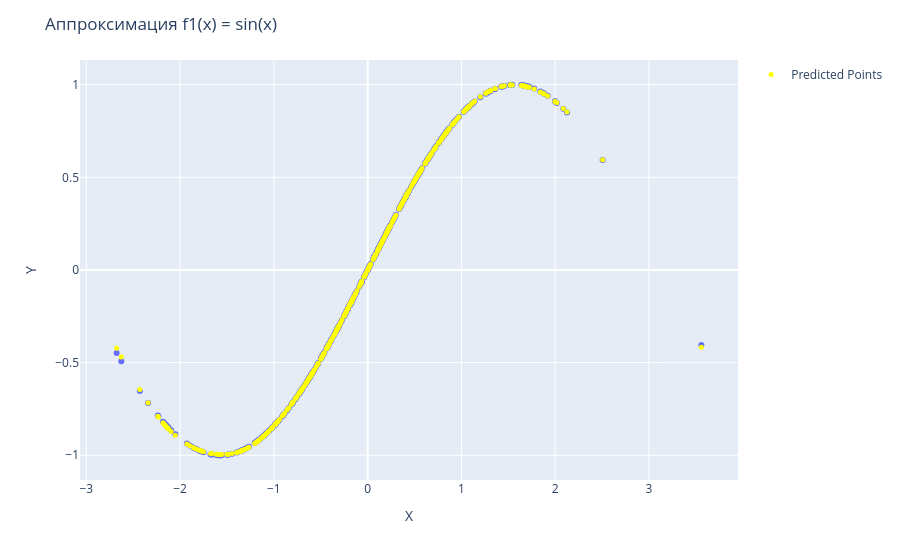

Notebook code cell kept with this figure:
### Code cell
model_path = "best_RBF_f1.pkl"

if os.path.exists(model_path):
    rbf = joblib.load(model_path)
    print("Загружена сохранённая модель RBF.")

else:
    rbf = RBF(
        indim=1,
        numCenters=14,
        outdim=1
    )

    rbf.train(
        X_train_f1,
        y_train_f1.reshape(-1, 1)
    )

    joblib.dump(rbf, model_path)
    print("Модель RBF обучена и сохранена.")

for i in range(rbf.numCenters):
    print(
        f"Нейрон {i + 1}: "
        f"центр = {rbf.centers[i]}, "
        f"sigma = {rbf.sigmas[i]:.4f}, "
        f"beta = {1 / (2 * rbf.sigmas[i] ** 2):.4f}"
    )

rbf.plot_gaussians(
    X_train_f1,
    y_train_f1.reshape(-1, 1)
)

pred_test_rbf = rbf.test(X_test_f1).ravel()

m = MetricsCalculator()

metrics_rbf = m.calculate_comprehensive_metrics(
    y_true=y_test_f1,
    y_pred=pred_test_rbf,
    model_name="RBF: f1(x) = sin(x)"
)

quality_rbf = m.approximation_quality(
    deviation=0.1,
    y_pred=pred_test_rbf,
    y_true=y_test_f1
)

print(f"Качество аппроксимации RBF: {quality_rbf:.2f}%")
visualize_and_evaluate_2d_model(X_test_f1, y_test_f1, pred_test_rbf, "Аппроксимация f1(x) = sin(x)")

### Figure 1 — Plotly figure (JSON) as saved in the notebook; plotly's stock layout.template omitted (floating-point values rounded to 4 significant figures; data arrays with more than 128 entries replaced by an {"elided": "..."} marker saying what was removed)
{"data": [{"hovertemplate": "X=%{x}<br>Y=%{y}<extra></extra>", "legendgroup": "", "marker": {"color": "#636efa", "symbol": "circle"}, "mode": "markers", "name": "", "orientation": "v", "showlegend": false, "x": {"elided": "400 float values"}, "xaxis": "x", "y": {"elided": "400 float values"}, "yaxis": "y", "type": "scatter"}, {"marker": {"color": "yellow", "size": 5}, "mode": "markers", "name": "Predicted Points", "x": {"elided": "400 float values"}, "y": {"elided": "400 float values"}, "type": "scatter"}], "layout": {"xaxis": {"anchor": "y", "domain": [0.0, 1.0], "title": {"text": "X"}}, "yaxis": {"anchor": "x", "domain": [0.0, 1.0], "title": {"text": "Y"}}, "legend": {"tracegroupgap": 0}, "margin": {"t": 60}, "title": {"text": "Аппроксимация f1(x) = sin(x)"}}}
